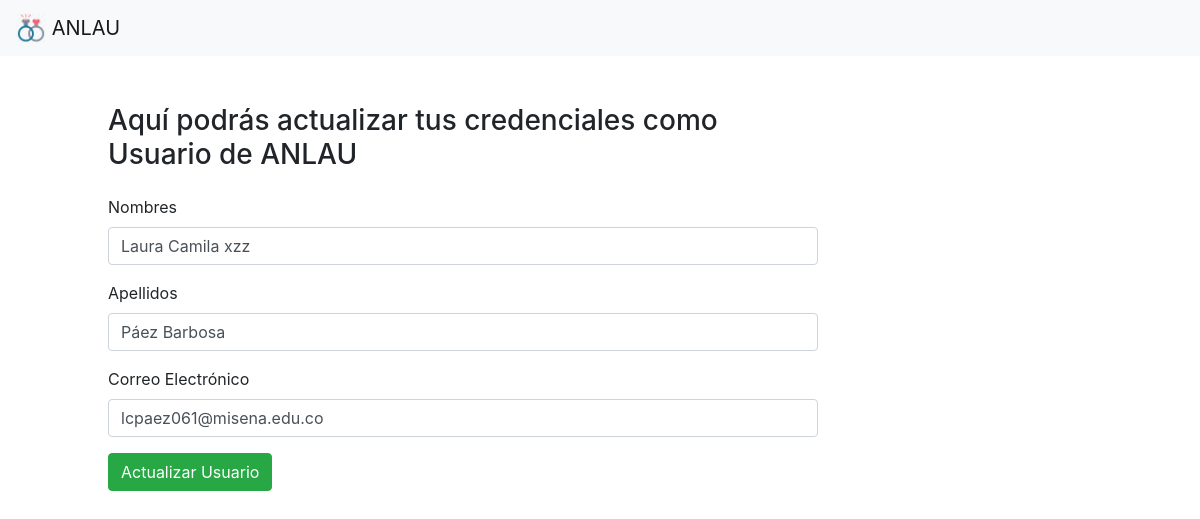
Page /?controller=Users&method=edit&id=1 on the committed database.
### tables this page shows
CREATE TABLE `users` (
  `id_users` int(11) NOT NULL,
  `names` varchar(255) NOT NULL,
  `last_names` varchar(255) NOT NULL,
  `email` varchar(255) NOT NULL
);

### controllers/UsersController.php (called while the page is built, shortened)
<?php
    class UsersController extends users{
        public function edit(){
            $user=parent::consult_id($_GET['id']);
            require_once('views/users/edit.php');
        }
    }
?>

### index.php (called while the page is built, shortened)
<?php
    require_once('models/DB.php');
    require_once('models/Users.php');
    $method = isset($_GET['method']) ? $_GET['method'] : 'index';
    call_user_func([new $controller(), $method]);
?>

### models/DB.php (called while the page is built)
<?php
    class DB{
        public static function connect(){
            try{
                $pdo = new PDO('mysql:host=localhost;dbname=anlau;charset=utf8','root','');
                $pdo->setAttribute(PDO::ATTR_ERRMODE, PDO::ERRMODE_EXCEPTION);
                return $pdo;
            } catch(Exception $e) {
                die ($e->getMessage());
            }
        }
    }
?>

### models/Users.php (called while the page is built, shortened)
<?php
    class Users extends DB{
        public function consult_id($id){
            try {
                $stm=parent::connect()->prepare("SELECT * FROM users WHERE id_users = ?");
                $stm->bindParam(1, $id, PDO::PARAM_INT );
                $stm->execute();
                return $stm->fetch(PDO::FETCH_OBJ);
            } catch (Exception $e){
                die($e->getMessage());
            }
        }
    }

### views/users/edit.php (the view, shortened to what this page needs)
<!doctype html>
<html lang="en">
<head>
    <link rel="stylesheet" href="https://cdn.jsdelivr.net/npm/bootstrap@4.5.3/dist/css/bootstrap.min.css">
</head>
<body>
<header>
    <nav class="navbar navbar-light bg-light">
        <a class="navbar-brand" href="#">
            <img src="all/img/nav1.png" width="30" height="30" class="d-inline-block align-top" alt="" loading="lazy">
            ANLAU
        </a>
    </nav>
</header>
<section>
    <form action="?controller=Users&method=update_user&id=<?php echo $user->id_users?>" method="post">
        <div class="container mt-5">
            <div class="col-md-8 ml-5"">
            <h3 class="mb-4">Aquí podrás actualizar tus credenciales como Usuario de ANLAU</h3>
            <div class="form-group">
                <label for="names">Nombres</label>
                <input value="<?php echo $user->names?>" type="text" class="form-control" id="names" aria-describedby="emailHelp" name="names" required>
            </div>
            <div class="form-group">
                <label for="last_names">Apellidos</label>
                <input value="<?php echo $user->last_names?>" type="text" class="form-control" id="last_names" name="last_names" required>
            </div>
            <div class="form-group">
                <label for="email">Correo Electrónico</label>
                <input value="<?php echo $user->email?>" type="email" class="form-control" id="email" name="email" required>
                <button type="submit" class="btn btn-success mt-3">Actualizar Usuario</button>
            </div>
        </div>
        </div>
    </form>
</section>
</body>
</html>

### rows in the picture
users: names "Laura Camila xzz", last_names "Páez Barbosa", email "lcpaez061@misena.edu.co"
